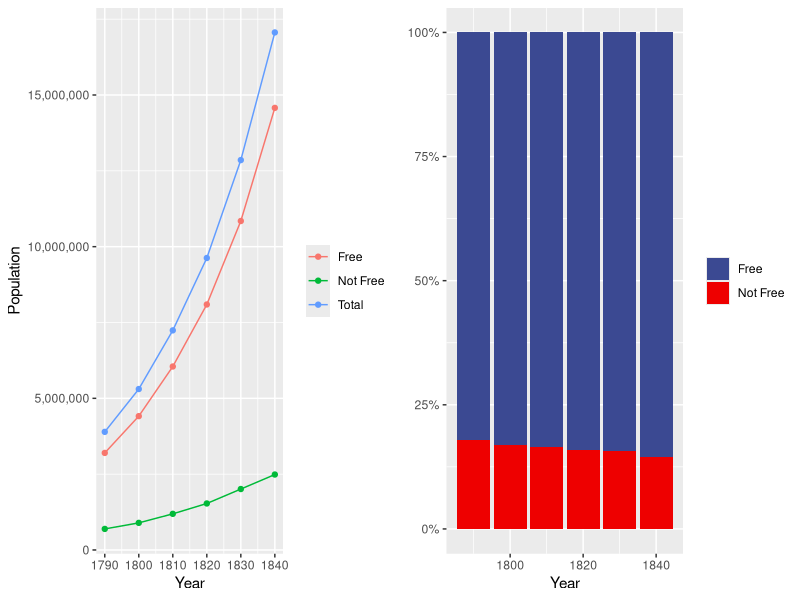

Write R code to recreate this figure. (Note: this script raises an error after producing the figure.)
## ---- chunk 1
knitr::opts_chunk$set(echo = TRUE, message = FALSE, warning = FALSE,
                      fig.width = 10, fig.height = 10)
library(tidyverse)
library(here)
#
options(scipen = 999)
#
census_1790_1840 <- read_csv("Input/C_1790_1840.csv")
#changes changes changes
state_fips_to_name <- readxl::read_xlsx("Input/state_fips_to_name.xlsx")
#--------
tot_pop <- census_1790_1840 %>%
  group_by(year) %>%
  summarise("Free" = sum(cntypopf, na.rm = T),
            "Not Free" = sum(cntypops, na.rm = T),
            "Total" = `Free` + `Not Free`)
#
region_label <- census_1790_1840 %>%
  select(region, statefip) %>%
  distinct() %>%
  arrange(region) %>%
  left_join(., state_fips_to_name, by = c("statefip" = "st")) %>%
  group_by(region) %>%
  summarise(label = paste0(stusps, collapse = ", "))
## ---- chunk 2
tot_p1 <- tot_pop %>%
  pivot_longer(-year) %>%
  ggplot(data = .,
       aes(x = year, y = value, group = name, color = name)) +
  geom_line() + geom_point() +
  scale_y_continuous(labels = scales::comma_format()) +
  labs(x = "Year", y = "Population") +
  theme(legend.title = element_blank())
#
tot_p2 <- tot_pop %>%
  mutate("Free" = `Free` / `Total`,
         "Not Free" = `Not Free` / `Total`) %>%
  select(year, `Free`, `Not Free`) %>%
  pivot_longer(-year) %>%
  ggplot(data = .,
         aes(x = year, y = value, fill = name)) +
  geom_col() +
  ggsci::scale_fill_aaas() +
  labs(y = "Proportion", x = "Year") +
  scale_y_continuous(labels = scales::percent_format()) +
  theme(legend.title = element_blank(),
        axis.title.y = element_blank())
#
gridExtra::grid.arrange(tot_p1, tot_p2, nrow = 1)
## ---- chunk 3
region <- census_1790_1840 %>%
  group_by(year, region) %>%
  summarise("Free" = sum(cntypopf, na.rm = T),
            "Not Free" = sum(cntypops, na.rm = T),
            "Total" = `Free` + `Not Free`) %>%
  left_join(., region_label) %>%
  select(-region) %>%
  pivot_longer(-c(year, label)) %>%
  na_if(., 0)

region_p1 <- ggplot(data = region,
         aes(x = year, y = value, group = name, color = name)) +
  geom_line() + geom_point() +
  scale_y_continuous(labels = scales::comma_format()) +
  facet_wrap(~label) +
  theme(axis.text.x = element_text(angle = 270, vjust = 0.5, hjust = 0)) +
  labs(x = "Year",
       y = "Population") +
  theme(legend.title = element_blank())
#
region_p2 <- census_1790_1840 %>%
  group_by(year, region) %>%
  summarise("Free" = sum(cntypopf, na.rm = T),
            "Not Free" = sum(cntypops, na.rm = T),
            total = `Free` + `Not Free`) %>%
  left_join(., region_label) %>%
  select(-region) %>%
  mutate("Free" = `Free` / total,
         "Not Free" = `Not Free` / total) %>%
  select(-total) %>%
  pivot_longer(-c(year, label)) %>%
  ggplot(data = .,
         aes(x = year, y = value, fill = name)) +
  geom_col() +
  ggsci::scale_fill_aaas() +
  labs(y = "Proportion", x = "Year") +
  scale_y_continuous(labels = scales::percent_format()) +
  theme(legend.title = element_blank(),
        axis.title.y = element_blank(),
        axis.text.x = element_text(angle = 270, vjust = 0.5, hjust = 0)) +
  facet_wrap(~label)
#
gridExtra::grid.arrange(region_p1, region_p2, nrow = 1)
## ---- chunk 4
state_p1 <- census_1790_1840 %>%
  group_by(year, statefip) %>%
  summarise(`Free` = sum(cntypopf, na.rm = T),
            `Not Free` = sum(cntypops, na.rm = T),
            `Total` = `Free` + `Not Free`) %>%
  left_join(state_fips_to_name, by = c("statefip" = "st")) %>%
  select(-c(statefip, stusps)) %>%
  pivot_longer(-c(year, stname)) %>%
  na_if(., 0) %>%
  ggplot(data = .,
         aes(x = year, y = value, color = name, group = name)) +
  geom_line() + geom_point(size = 0.5) +
  facet_wrap(~stname) +
  scale_y_continuous(labels = scales::comma_format()) +
  theme(axis.text.x = element_text(angle = 270, vjust = 0.5, hjust = 0)) +
  labs(x = "Year",
       y = "Population") +
  theme(legend.title = element_blank())
#
state_p2 <- census_1790_1840 %>%
  group_by(year, statefip) %>%
  summarise(free_pop = sum(cntypopf, na.rm = T),
            notFree_pop = sum(cntypops, na.rm = T),
            `Free` = free_pop / (free_pop + notFree_pop),
            `Not Free` = notFree_pop / (free_pop + notFree_pop)) %>%
  left_join(state_fips_to_name, by = c("statefip" = "st")) %>%
  select(year, stname, `Free`, `Not Free`) %>%
  pivot_longer(-c(year, stname)) %>%
  ggplot(data = .,
         aes(x = year, y = value, fill = name)) +
  geom_col() +
  ggsci::scale_fill_aaas() +
  labs(y = "Proportion", x = "Year") +
  scale_y_continuous(labels = scales::percent_format()) +
  theme(legend.title = element_blank(),
        axis.title.y = element_blank(),
        axis.text.x = element_text(angle = 270, vjust = 0.5, hjust = 0)) +
  facet_wrap(~stname)
#==
gridExtra::grid.arrange(state_p1, state_p2, nrow = 1)
